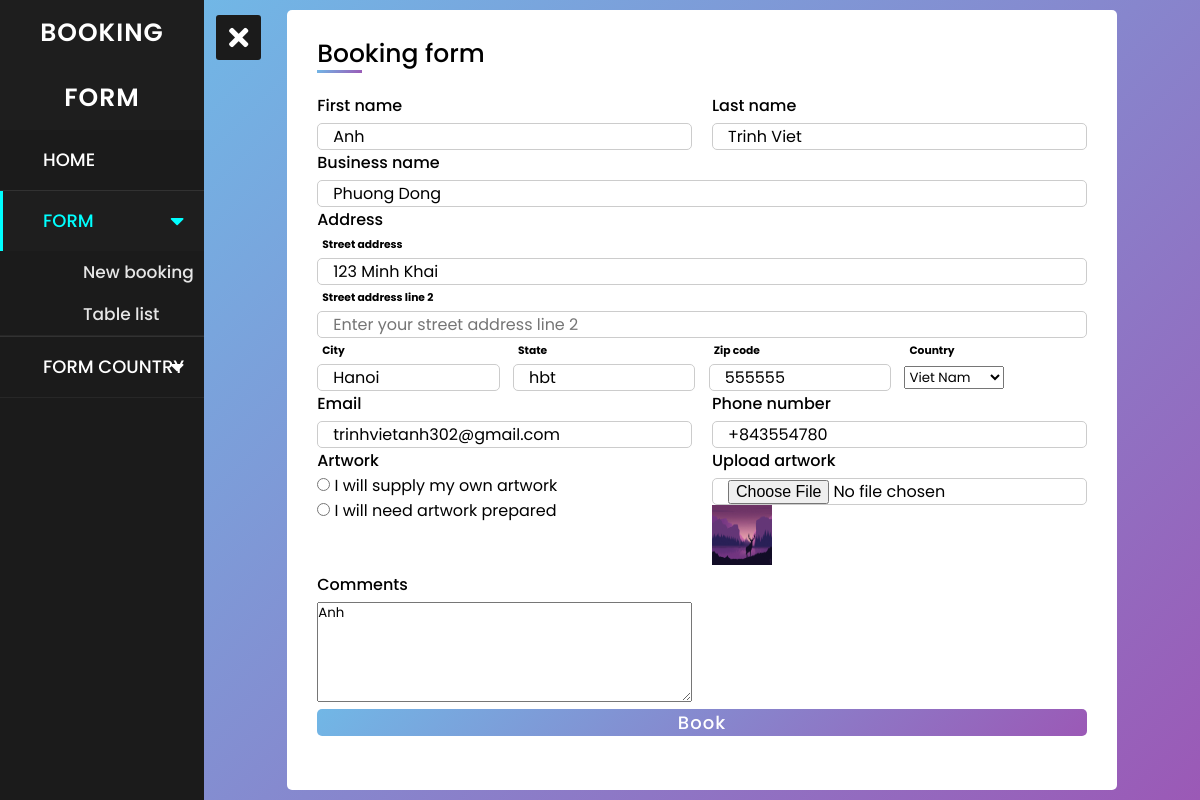
Screenshot of /edit_book.php?edit=2 with the database file from the repository.
### tables this page shows
CREATE TABLE `booking` (
  `id_book` int(11) NOT NULL,
  `firstname` varchar(30) NOT NULL,
  `lastname` varchar(10) NOT NULL,
  `business` varchar(100) NOT NULL,
  `add1` varchar(100) NOT NULL,
  `add2` varchar(100) NOT NULL,
  `city` varchar(30) NOT NULL,
  `state` varchar(30) NOT NULL,
  `zipcode` varchar(20) NOT NULL,
  `country` varchar(30) NOT NULL,
  `email` varchar(100) NOT NULL,
  `phone` varchar(10) NOT NULL,
  `artwork` varchar(30) NOT NULL,
  `img` varchar(100) NOT NULL,
  `cmt` varchar(200) NOT NULL
);

### control.php (called while the page is built, shortened)
<?php
include('conn.php');
class data
{
    public function select1ob_booking($id)
    {
        global $conn;
        $sql="select * from booking where id_book='$id'";
        $run=mysqli_query($conn,$sql);
        return $run;
    }
    public function select_country()
    {
        global $conn;
        $sql="select * from country";
        $run=mysqli_query($conn,$sql);
        return $run;
    }
}
?>

### edit_book.php (the view, shortened to what this page needs)
<?php
    require 'control.php';
    $get_data=new data();
?>
<!DOCTYPE html>
<html lang="en">
<head>
    <link rel="stylesheet" href="style.css">
    <link rel="stylesheet" href="https://cdnjs.cloudflare.com/ajax/libs/font-awesome/5.15.3/css/all.min.css"/>
</head>
<body>
    <div class="btn">
        <span class="fas fa-bars"></span>
    </div>
    <nav class="sidebar">
        <div class="text">BOOKING FORM</div>
            <ul>
                <li><a href="index.php">HOME</a></li>
                <li class="active">
                    <a href="#" class="form-btn">FORM
                        <span class="fas fa-caret-down rotation1"></span>
                    </a>
                    <ul class="form-show">
                        <li><a href="booking.php" class="booking">New booking</a></li>
                        <li><a href="list.php">Table list</a></li>
                    </ul>
                </li>
                <li>
                    <a href="#" class="country-btn">FORM COUNTRY
                        <span class="fas fa-caret-down rotation2"></span>
                    </a>
                </li>
            </ul>
    </nav>
    <section>
    <div id="cover">
        <div class="container">
            <div class="title" style="margin-bottom: 20px;">Booking form</div>
            <form action="" method="post" enctype="multipart/form-data">
            <?php
            $select=$get_data->select1ob_booking($_GET['edit']);
            foreach($select as $se)
            {
            ?>
                <div class="user-details">
                    <div class="input-box">
                        <span class="details">First name</span>
                        <input type="text" placeholder="Enter your first name" name="firstname" value="<?php echo $se['firstname']; ?>">
                    </div>
                    <div class="input-box">
                        <span class="details">Last name</span>
                        <input type="text" placeholder="Enter your last name" name="lastname" value="<?php echo $se['lastname']; ?>">
                    </div>
                </div>
                <div class="user-details1">
                    <div class="input-box">
                        <span class="details">Business name</span>
                        <input type="text" placeholder="Enter your business name" name="business" value="<?php echo $se['business']; ?>">
                    </div>
                <div class="input-box">
                        <span class="details">Address</span>
                        <h6>Street address</h6>
                        <input type="text" placeholder="Enter your street address" name="address1" value="<?php echo $se['add1']; ?>">
                        <h6>Street address line 2</h6>
                        <input type="text" placeholder="Enter your street address line 2" name="address2" value="<?php echo $se['add2']; ?>">
                    <div class="flex">
                        <div class="wrap">
                        <h6>City</h6>
                        <input type="text" placeholder="Enter your city" name="city" value="<?php echo $se['city']; ?>">
                        </div>
                        <div class="wrap">
                        <h6>State</h6>
                        <input type="text" placeholder="Enter your state" name="state" value="<?php echo $se['state']; ?>">
                        </div>
                        <div class="wrap">
                            <h6>Zip code</h6>
                            <input type="text" placeholder="Enter your zip code" name="zip" value="<?php echo $se['zipcode']; ?>">
                        </div>
                        <div class="wrap">
                            <h6>Country</h6>
                            <select name="country" id="">
                            <?php
							$select = $get_data -> select_country();
                            foreach($select as $se_user)
                            {
							?>
                                <option value="<?php echo $se_user['namecountry']; ?>"><?php echo $se_user['namecountry']; ?></option>
                            <?php
                            }
                            ?>
                            </select>
                        </div>
                        </div>
                    </div>
                </div>
                <div class="user-details">
                    <div class="input-box">
                        <span class="details">Email</span>
                        <input type="text" placeholder="Enter your email" name="email" value="<?php echo $se['email']; ?>">
                    </div>
                    <div class="input-box">
                        <span class="details">Phone number</span>
                        <input type="text" placeholder="Enter your phone number" name="phone" value="<?php echo $se['phone']; ?>">
                    </div>
                    <div>
                        <span style=" font-weight: 500;">Artwork</span> <br>
                        <input type="radio" name="artwork" id="" value="i will supply my own artwork"> I will supply my own artwork <br>
                        <input type="radio" name="artwork" id="" value="i will need artwork prepared"> I will need artwork prepared
                    </div>
                    <div class="input-box">
                        <span class="details">Upload artwork</span>
                        <input type="file" name="img" id="">
                        <img src="./image/<?php echo $se['img']; ?>" alt="img" width="60px" height="60px">
                    </div>
                    <div class="input-box">
                        <span class="details">Comments</span>
                        <textarea name="cmt"><?php echo $se['firstname']; ?></textarea>
                    </div>
                </div>
                <?php
                }
                ?>
                <div class="button">
                    <input type="submit" name="submit" value="Book">
                </div>
            </form>
        </div>
    </div>
    </section>
</body>
</html>

### style.css (style rules this page uses)
* { margin: 0; padding: 0; user-select: none; box-sizing: border-box; font-family: 'Poppins', sans-serif; }
.btn { position: absolute; top: 15px; left: 45px; height: 45px; width: 45px; text-align: center; border-radius: 3px; cursor: pointer; transition: left 0.4s ease; background: #1b1b1b; }
.btn.click { left:18%; }
.btn span { color: white; font-size: 28px; line-height: 45px; }
.btn.click span:before { content: '\f00d'; }
.sidebar { position: fixed; width: 17%; height: 100%; left: -250px; background-color: #1b1b1b; transition: left 0.4s ease; }
.sidebar.show { left: 0px; }
.sidebar .text { color: white; font-size: 25px; font-weight: 600; line-height: 65px; text-align: center; background-color: #1e1e1e; letter-spacing: 1px; }
nav ul { background-color: #1b1b1b; height: 100%; width: 100%; list-style: none; }
nav ul li { line-height: 60px; border-bottom: 1px solid rgba(255, 255, 255, 0.1); }
nav ul li:last-child { border-bottom: 1px solid rgba(255, 255, 255, 0.05); }
nav ul li a { position: relative; color: white; text-decoration: none; font-size: 18px; padding-left: 40px; font-weight: 500; display: block; width: 100%; border-left: 3px solid transparent; }
nav ul li.active a { color: cyan; background: #1e1e1e; border-left-color: cyan; }
nav ul ul { position: static; display: none; }
nav ul .form-show.show { display: block; }
nav ul ul li { line-height: 42px; border-bottom: none; }
nav ul ul li a { font-size: 17px; color: #e6e6e6; padding-left: 80px; }
nav ul li.active ul li a { color: #e6e6e6; background: #1b1b1b; border-left-color: transparent; }
nav ul li a span { position: absolute; top: 50%; right: 20px; transform: translateY(-50%); font-size: 22px; transition: transform 0.4s; }
section.fit { margin-left: 17%; }
section { background: url(./image/cute-deer-hd-images-for-desktop-background-3.jpg) no-repeat; background-position: center; background-size: cover; height: 100vh; transition: all .4s; }
#cover { height: 100%; display: flex; justify-content: center; align-items: center; padding: 10px; background: linear-gradient(135deg, #71b7e6, #9b59b6); }
.container { max-width: 85%; width: 100%; height: 100%; background: #fff; padding: 25px 30px; border-radius: 5px; }
.container .title { font-size: 25px; font-weight: 500; position: relative; }
.container .title::before { content: ''; position: absolute; left: 0; bottom: 0; height: 3px; width: 45px; background: linear-gradient(135deg, #71b7e6, #9b59b6); }
.container form .user-details { display: flex; flex-wrap: wrap; justify-content: space-between; }
form .user-details .input-box { width: calc(100% / 2 - 10px); }
.user-details .input-box .details { display: block; font-weight: 500; margin-bottom: 5px; }
.user-details .input-box input { height: auto; width: 100%; outline: none; border-radius: 5px; border: 1px solid #ccc; padding-left: 15px; font-size: 16px; }
form .user-details1 .input-box { width: 100%; }
.user-details1 .input-box .flex { display: flex; flex-wrap: wrap; justify-content: space-between; }
.user-details1 .input-box .flex .wrap { width: calc(100% / 4 - 10px); }
.user-details1 .input-box .details { display: block; font-weight: 500; margin-bottom: 5px; }
.user-details1 .input-box input { height: auto; width: 100%; outline: none; border-radius: 5px; border: 1px solid #ccc; padding-left: 15px; font-size: 16px; }
.user-details1 .input-box h6 { margin: 5px; }
form .button input { height: 100%; width: 100%; outline: none; color: #fff; border: none; font-size: 18px; font-weight: 500; border-radius: 5px; letter-spacing: 1px; background: linear-gradient(135deg, #71b7e6, #9b59b6); }
.input-box textarea { height: 100px; width: 100%; }

### rows the page displays
booking: firstname "Anh", lastname "Trinh Viet", business "Phuong Dong", address1 "123 Minh Khai", city "Hanoi", state "hbt", zip "555555", email "trinhvietanh302@gmail.com", phone "+843554780", img (picture), cmt "Anh"

### other values shown
form field country "Viet Nam"
